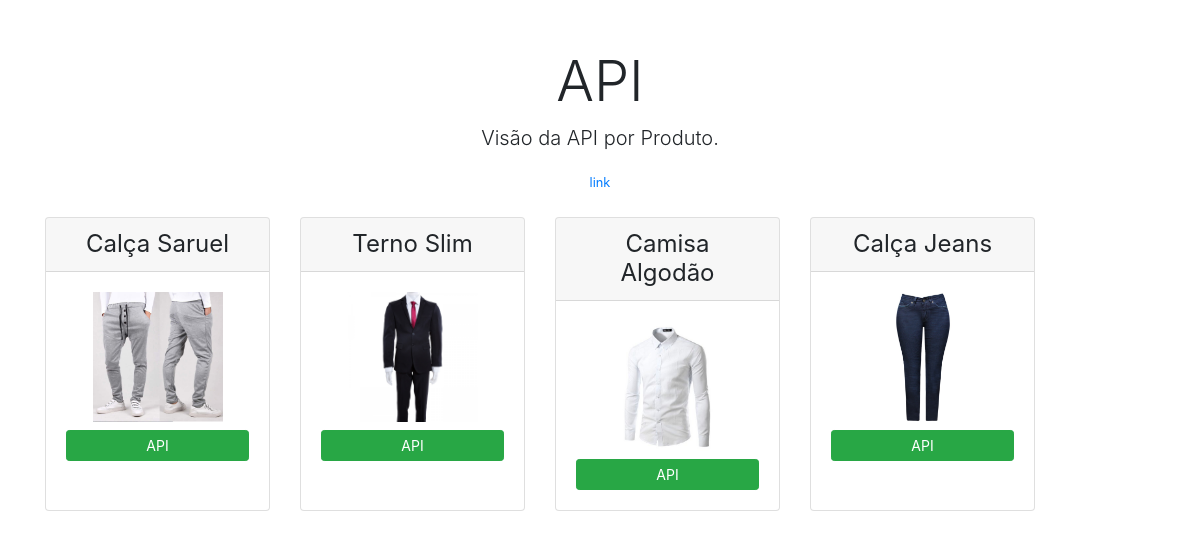
Page /api/ on the committed database.
### core/models.py (models this page shows, shortened)
class Product(models.Model):
    name        = models.CharField('Nome', max_length=80)
    price       = models.DecimalField('Valor', decimal_places=2, max_digits=7)
    quantity    = models.PositiveSmallIntegerField('quantidade')
    img         = models.ImageField(upload_to='core/products')
    type        = models.CharField(max_length=7, choices=types)
    size        = MultiSelectField(choices=sizes)
    slug        = models.SlugField('slug', blank=True)

### core/views.py (the view)
# urls.py: path('api/', include('core.urls', namespace='core')),
def api(request):
    products = Product.objects.all()
    context = {
        'products' : products,
    }
    return render(request,'core/API.html', context)

### core/templates/core/API.html (shortened to what this page needs)
<!DOCTYPE html>
<html lang="en">
  <head>
    <link rel="stylesheet" href="https://maxcdn.bootstrapcdn.com/bootstrap/4.0.0/css/bootstrap.min.css">
  </head>
  {% block body %}
  <body>
    <div class="pricing-header px-3 py-3 pt-md-5 pb-md-4 mx-auto text-center">
      <h1 class="display-4">API</h1>
      <p class="lead">Visão da API por Produto.</p>
      <a href="{% url 'core:products_api' %}" target="_blank"><small>link</small></a>
    </div>
    <div class="container">
      <div class="">
        <div class="row">
          {% for product in products %}
        <div class="card-deck mb-3 text-center col-md-6 col-lg-4 col-xl-3">
          <div class="card mb-4 box-shadow">
            <div class="card-header">
              <h4 class="my-0 font-weight-normal">{{ product.name }}</h4>
            </div>
            <div class="card-body">
              <img class="mb-2 img-fluid" src="{{ product.img.url }}" alt="{{ product.name }}" style="height:130px; max-width:100%"><br>
              <a href="{% url 'core:product_api' product.slug %}" class="btn btn-sm btn-block btn-success" target="_blank">API</a>
            </div>
          </div>
        </div>
          {% endfor %}
        </div>
      </div>
    </div>
  </body>
  {% endblock body %}
</html>

### rows in the picture
Product: name "Calça Saruel", img (picture)
Product: name "Terno Slim", img (picture)
Product: name "Camisa Algodão", img (picture)
Product: name "Calça Jeans", img (picture)
